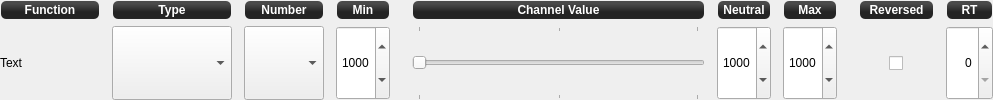
<?xml version="1.0" encoding="UTF-8"?>
<ui version="4.0">
 <class>InputChannelForm</class>
 <widget class="QWidget" name="InputChannelForm">
  <property name="geometry">
   <rect>
    <x>0</x>
    <y>0</y>
    <width>993</width>
    <height>100</height>
   </rect>
  </property>
  <property name="windowTitle">
   <string>Form</string>
  </property>
  <layout class="QGridLayout" name="gridLayout">
   <property name="leftMargin">
    <number>0</number>
   </property>
   <property name="topMargin">
    <number>0</number>
   </property>
   <property name="rightMargin">
    <number>0</number>
   </property>
   <property name="bottomMargin">
    <number>0</number>
   </property>
   <property name="horizontalSpacing">
    <number>12</number>
   </property>
   <item row="0" column="2">
    <widget class="QLabel" name="legend2">
     <property name="enabled">
      <bool>true</bool>
     </property>
     <property name="sizePolicy">
      <sizepolicy hsizetype="Preferred" vsizetype="Fixed">
       <horstretch>0</horstretch>
       <verstretch>0</verstretch>
      </sizepolicy>
     </property>
     <property name="minimumSize">
      <size>
       <width>0</width>
       <height>20</height>
      </size>
     </property>
     <property name="font">
      <font>
       <pointsize>-1</pointsize>
       <weight>75</weight>
       <italic>false</italic>
       <bold>true</bold>
      </font>
     </property>
     <property name="toolTip">
      <string>Channel number</string>
     </property>
     <property name="styleSheet">
      <string notr="true">background-color: qlineargradient(spread:reflect, x1:0.507, y1:0, x2:0.507, y2:0.772, stop:0.208955 rgba(74, 74, 74, 255), stop:0.78607 rgba(36, 36, 36, 255));
color: rgb(255, 255, 255);
border-radius: 5;
font: bold 12px;
margin:1px;</string>
     </property>
     <property name="frameShape">
      <enum>QFrame::StyledPanel</enum>
     </property>
     <property name="text">
      <string>Number</string>
     </property>
     <property name="alignment">
      <set>Qt::AlignCenter</set>
     </property>
    </widget>
   </item>
   <item row="0" column="4">
    <spacer name="horizontalSpacer_3">
     <property name="orientation">
      <enum>Qt::Horizontal</enum>
     </property>
     <property name="sizeType">
      <enum>QSizePolicy::Fixed</enum>
     </property>
     <property name="sizeHint" stdset="0">
      <size>
       <width>10</width>
       <height>20</height>
      </size>
     </property>
    </spacer>
   </item>
   <item row="1" column="3">
    <widget class="QSpinBox" name="channelMin">
     <property name="sizePolicy">
      <sizepolicy hsizetype="Preferred" vsizetype="Preferred">
       <horstretch>0</horstretch>
       <verstretch>0</verstretch>
      </sizepolicy>
     </property>
     <property name="minimumSize">
      <size>
       <width>0</width>
       <height>0</height>
      </size>
     </property>
     <property name="maximumSize">
      <size>
       <width>16777215</width>
       <height>16777215</height>
      </size>
     </property>
     <property name="focusPolicy">
      <enum>Qt::StrongFocus</enum>
     </property>
     <property name="alignment">
      <set>Qt::AlignRight|Qt::AlignTrailing|Qt::AlignVCenter</set>
     </property>
     <property name="buttonSymbols">
      <enum>QAbstractSpinBox::UpDownArrows</enum>
     </property>
     <property name="keyboardTracking">
      <bool>false</bool>
     </property>
     <property name="maximum">
      <number>9999</number>
     </property>
     <property name="value">
      <number>1000</number>
     </property>
    </widget>
   </item>
   <item row="1" column="1">
    <widget class="QComboBox" name="channelGroup">
     <property name="sizePolicy">
      <sizepolicy hsizetype="Preferred" vsizetype="Preferred">
       <horstretch>0</horstretch>
       <verstretch>0</verstretch>
      </sizepolicy>
     </property>
     <property name="minimumSize">
      <size>
       <width>120</width>
       <height>0</height>
      </size>
     </property>
     <property name="maximumSize">
      <size>
       <width>16777215</width>
       <height>16777215</height>
      </size>
     </property>
     <property name="focusPolicy">
      <enum>Qt::StrongFocus</enum>
     </property>
     <property name="sizeAdjustPolicy">
      <enum>QComboBox::AdjustToContents</enum>
     </property>
    </widget>
   </item>
   <item row="1" column="2">
    <widget class="QComboBox" name="channelNumber">
     <property name="sizePolicy">
      <sizepolicy hsizetype="Preferred" vsizetype="Preferred">
       <horstretch>0</horstretch>
       <verstretch>0</verstretch>
      </sizepolicy>
     </property>
     <property name="minimumSize">
      <size>
       <width>80</width>
       <height>0</height>
      </size>
     </property>
     <property name="maximumSize">
      <size>
       <width>16777215</width>
       <height>16777215</height>
      </size>
     </property>
     <property name="focusPolicy">
      <enum>Qt::StrongFocus</enum>
     </property>
     <property name="maxVisibleItems">
      <number>7</number>
     </property>
     <property name="sizeAdjustPolicy">
      <enum>QComboBox::AdjustToContents</enum>
     </property>
    </widget>
   </item>
   <item row="1" column="0">
    <widget class="QLabel" name="channelName">
     <property name="sizePolicy">
      <sizepolicy hsizetype="Preferred" vsizetype="Preferred">
       <horstretch>0</horstretch>
       <verstretch>0</verstretch>
      </sizepolicy>
     </property>
     <property name="minimumSize">
      <size>
       <width>100</width>
       <height>0</height>
      </size>
     </property>
     <property name="maximumSize">
      <size>
       <width>16777215</width>
       <height>16777215</height>
      </size>
     </property>
     <property name="text">
      <string>Text</string>
     </property>
    </widget>
   </item>
   <item row="1" column="11">
    <widget class="QSpinBox" name="channelResponseTime">
     <property name="enabled">
      <bool>true</bool>
     </property>
     <property name="sizePolicy">
      <sizepolicy hsizetype="Preferred" vsizetype="Preferred">
       <horstretch>0</horstretch>
       <verstretch>0</verstretch>
      </sizepolicy>
     </property>
     <property name="minimumSize">
      <size>
       <width>0</width>
       <height>0</height>
      </size>
     </property>
     <property name="maximumSize">
      <size>
       <width>16777215</width>
       <height>16777215</height>
      </size>
     </property>
     <property name="toolTip">
      <string>Optional input filter response time.

Range: 0-999ms, 0 disables filter (default).

Warning: this is an expert mode feature, mostly used for aerial video
camera control (airframe yaw and camera gimbal accessory channels).
Too high values for main controls can cause undesirable effects and
even lead to crash. Use with caution.</string>
     </property>
     <property name="wrapping">
      <bool>false</bool>
     </property>
     <property name="frame">
      <bool>true</bool>
     </property>
     <property name="alignment">
      <set>Qt::AlignRight|Qt::AlignTrailing|Qt::AlignVCenter</set>
     </property>
     <property name="buttonSymbols">
      <enum>QAbstractSpinBox::UpDownArrows</enum>
     </property>
     <property name="maximum">
      <number>999</number>
     </property>
    </widget>
   </item>
   <item row="0" column="0">
    <widget class="QLabel" name="legend0">
     <property name="enabled">
      <bool>true</bool>
     </property>
     <property name="sizePolicy">
      <sizepolicy hsizetype="Preferred" vsizetype="Fixed">
       <horstretch>0</horstretch>
       <verstretch>0</verstretch>
      </sizepolicy>
     </property>
     <property name="minimumSize">
      <size>
       <width>0</width>
       <height>20</height>
      </size>
     </property>
     <property name="font">
      <font>
       <pointsize>-1</pointsize>
       <weight>75</weight>
       <italic>false</italic>
       <bold>true</bold>
      </font>
     </property>
     <property name="toolTip">
      <string>Channel function</string>
     </property>
     <property name="styleSheet">
      <string notr="true">background-color: qlineargradient(spread:reflect, x1:0.507, y1:0, x2:0.507, y2:0.772, stop:0.208955 rgba(74, 74, 74, 255), stop:0.78607 rgba(36, 36, 36, 255));
color: rgb(255, 255, 255);
border-radius: 5;
font: bold 12px;
margin:1px;</string>
     </property>
     <property name="frameShape">
      <enum>QFrame::StyledPanel</enum>
     </property>
     <property name="text">
      <string>Function</string>
     </property>
     <property name="alignment">
      <set>Qt::AlignCenter</set>
     </property>
    </widget>
   </item>
   <item row="0" column="9">
    <spacer name="horizontalSpacer_4">
     <property name="orientation">
      <enum>Qt::Horizontal</enum>
     </property>
     <property name="sizeType">
      <enum>QSizePolicy::Fixed</enum>
     </property>
     <property name="sizeHint" stdset="0">
      <size>
       <width>10</width>
       <height>20</height>
      </size>
     </property>
    </spacer>
   </item>
   <item row="1" column="4">
    <spacer name="horizontalSpacer">
     <property name="orientation">
      <enum>Qt::Horizontal</enum>
     </property>
     <property name="sizeType">
      <enum>QSizePolicy::Fixed</enum>
     </property>
     <property name="sizeHint" stdset="0">
      <size>
       <width>10</width>
       <height>20</height>
      </size>
     </property>
    </spacer>
   </item>
   <item row="1" column="9">
    <spacer name="horizontalSpacer_2">
     <property name="orientation">
      <enum>Qt::Horizontal</enum>
     </property>
     <property name="sizeType">
      <enum>QSizePolicy::Fixed</enum>
     </property>
     <property name="sizeHint" stdset="0">
      <size>
       <width>10</width>
       <height>20</height>
      </size>
     </property>
    </spacer>
   </item>
   <item row="0" column="10">
    <widget class="QLabel" name="legend7">
     <property name="enabled">
      <bool>true</bool>
     </property>
     <property name="sizePolicy">
      <sizepolicy hsizetype="Preferred" vsizetype="Fixed">
       <horstretch>0</horstretch>
       <verstretch>0</verstretch>
      </sizepolicy>
     </property>
     <property name="minimumSize">
      <size>
       <width>0</width>
       <height>20</height>
      </size>
     </property>
     <property name="font">
      <font>
       <pointsize>-1</pointsize>
       <weight>75</weight>
       <italic>false</italic>
       <bold>true</bold>
      </font>
     </property>
     <property name="toolTip">
      <string>Channel values are inverted</string>
     </property>
     <property name="styleSheet">
      <string notr="true">background-color: qlineargradient(spread:reflect, x1:0.507, y1:0, x2:0.507, y2:0.772, stop:0.208955 rgba(74, 74, 74, 255), stop:0.78607 rgba(36, 36, 36, 255));
color: rgb(255, 255, 255);
border-radius: 5;
font: bold 12px;
margin:1px;</string>
     </property>
     <property name="frameShape">
      <enum>QFrame::StyledPanel</enum>
     </property>
     <property name="lineWidth">
      <number>1</number>
     </property>
     <property name="text">
      <string>Reversed</string>
     </property>
     <property name="alignment">
      <set>Qt::AlignCenter</set>
     </property>
    </widget>
   </item>
   <item row="0" column="11">
    <widget class="QLabel" name="legend8">
     <property name="enabled">
      <bool>true</bool>
     </property>
     <property name="sizePolicy">
      <sizepolicy hsizetype="Preferred" vsizetype="Fixed">
       <horstretch>0</horstretch>
       <verstretch>0</verstretch>
      </sizepolicy>
     </property>
     <property name="minimumSize">
      <size>
       <width>0</width>
       <height>20</height>
      </size>
     </property>
     <property name="font">
      <font>
       <pointsize>-1</pointsize>
       <weight>75</weight>
       <italic>false</italic>
       <bold>true</bold>
      </font>
     </property>
     <property name="toolTip">
      <string>Response time</string>
     </property>
     <property name="styleSheet">
      <string notr="true">background-color: qlineargradient(spread:reflect, x1:0.507, y1:0, x2:0.507, y2:0.772, stop:0.208955 rgba(74, 74, 74, 255), stop:0.78607 rgba(36, 36, 36, 255));
color: rgb(255, 255, 255);
border-radius: 5;
font: bold 12px;
margin:1px;</string>
     </property>
     <property name="frameShape">
      <enum>QFrame::StyledPanel</enum>
     </property>
     <property name="lineWidth">
      <number>1</number>
     </property>
     <property name="text">
      <string>RT</string>
     </property>
     <property name="alignment">
      <set>Qt::AlignCenter</set>
     </property>
    </widget>
   </item>
   <item row="0" column="8">
    <widget class="QLabel" name="legend6">
     <property name="enabled">
      <bool>true</bool>
     </property>
     <property name="sizePolicy">
      <sizepolicy hsizetype="Preferred" vsizetype="Fixed">
       <horstretch>0</horstretch>
       <verstretch>0</verstretch>
      </sizepolicy>
     </property>
     <property name="minimumSize">
      <size>
       <width>0</width>
       <height>20</height>
      </size>
     </property>
     <property name="font">
      <font>
       <pointsize>-1</pointsize>
       <weight>75</weight>
       <italic>false</italic>
       <bold>true</bold>
      </font>
     </property>
     <property name="toolTip">
      <string>Channel max</string>
     </property>
     <property name="styleSheet">
      <string notr="true">background-color: qlineargradient(spread:reflect, x1:0.507, y1:0, x2:0.507, y2:0.772, stop:0.208955 rgba(74, 74, 74, 255), stop:0.78607 rgba(36, 36, 36, 255));
color: rgb(255, 255, 255);
border-radius: 5;
font: bold 12px;
margin:1px;</string>
     </property>
     <property name="frameShape">
      <enum>QFrame::StyledPanel</enum>
     </property>
     <property name="lineWidth">
      <number>1</number>
     </property>
     <property name="text">
      <string>Max</string>
     </property>
     <property name="alignment">
      <set>Qt::AlignCenter</set>
     </property>
    </widget>
   </item>
   <item row="0" column="3">
    <widget class="QLabel" name="legend3">
     <property name="enabled">
      <bool>true</bool>
     </property>
     <property name="sizePolicy">
      <sizepolicy hsizetype="Preferred" vsizetype="Fixed">
       <horstretch>0</horstretch>
       <verstretch>0</verstretch>
      </sizepolicy>
     </property>
     <property name="minimumSize">
      <size>
       <width>0</width>
       <height>20</height>
      </size>
     </property>
     <property name="font">
      <font>
       <pointsize>-1</pointsize>
       <weight>75</weight>
       <italic>false</italic>
       <bold>true</bold>
      </font>
     </property>
     <property name="toolTip">
      <string>Channel min</string>
     </property>
     <property name="styleSheet">
      <string notr="true">background-color: qlineargradient(spread:reflect, x1:0.507, y1:0, x2:0.507, y2:0.772, stop:0.208955 rgba(74, 74, 74, 255), stop:0.78607 rgba(36, 36, 36, 255));
color: rgb(255, 255, 255);
border-radius: 5;
font: bold 12px;
margin:1px;</string>
     </property>
     <property name="frameShape">
      <enum>QFrame::StyledPanel</enum>
     </property>
     <property name="text">
      <string>Min</string>
     </property>
     <property name="alignment">
      <set>Qt::AlignCenter</set>
     </property>
    </widget>
   </item>
   <item row="0" column="1">
    <widget class="QLabel" name="legend1">
     <property name="enabled">
      <bool>true</bool>
     </property>
     <property name="sizePolicy">
      <sizepolicy hsizetype="Preferred" vsizetype="Fixed">
       <horstretch>0</horstretch>
       <verstretch>0</verstretch>
      </sizepolicy>
     </property>
     <property name="minimumSize">
      <size>
       <width>0</width>
       <height>20</height>
      </size>
     </property>
     <property name="font">
      <font>
       <pointsize>-1</pointsize>
       <weight>75</weight>
       <italic>false</italic>
       <bold>true</bold>
      </font>
     </property>
     <property name="toolTip">
      <string>Channel type</string>
     </property>
     <property name="styleSheet">
      <string notr="true">background-color: qlineargradient(spread:reflect, x1:0.507, y1:0, x2:0.507, y2:0.772, stop:0.208955 rgba(74, 74, 74, 255), stop:0.78607 rgba(36, 36, 36, 255));
color: rgb(255, 255, 255);
border-radius: 5;
font: bold 12px;
margin:1px;</string>
     </property>
     <property name="frameShape">
      <enum>QFrame::StyledPanel</enum>
     </property>
     <property name="text">
      <string>Type</string>
     </property>
     <property name="alignment">
      <set>Qt::AlignCenter</set>
     </property>
    </widget>
   </item>
   <item row="1" column="8">
    <widget class="QSpinBox" name="channelMax">
     <property name="sizePolicy">
      <sizepolicy hsizetype="Preferred" vsizetype="Preferred">
       <horstretch>0</horstretch>
       <verstretch>0</verstretch>
      </sizepolicy>
     </property>
     <property name="minimumSize">
      <size>
       <width>0</width>
       <height>0</height>
      </size>
     </property>
     <property name="maximumSize">
      <size>
       <width>16777215</width>
       <height>16777215</height>
      </size>
     </property>
     <property name="focusPolicy">
      <enum>Qt::StrongFocus</enum>
     </property>
     <property name="alignment">
      <set>Qt::AlignRight|Qt::AlignTrailing|Qt::AlignVCenter</set>
     </property>
     <property name="buttonSymbols">
      <enum>QAbstractSpinBox::UpDownArrows</enum>
     </property>
     <property name="keyboardTracking">
      <bool>false</bool>
     </property>
     <property name="maximum">
      <number>9999</number>
     </property>
     <property name="value">
      <number>1000</number>
     </property>
    </widget>
   </item>
   <item row="1" column="10">
    <widget class="QFrame" name="frame_1">
     <property name="sizePolicy">
      <sizepolicy hsizetype="Minimum" vsizetype="Preferred">
       <horstretch>0</horstretch>
       <verstretch>0</verstretch>
      </sizepolicy>
     </property>
     <property name="minimumSize">
      <size>
       <width>75</width>
       <height>0</height>
      </size>
     </property>
     <property name="maximumSize">
      <size>
       <width>16777215</width>
       <height>16777215</height>
      </size>
     </property>
     <property name="frameShape">
      <enum>QFrame::NoFrame</enum>
     </property>
     <property name="frameShadow">
      <enum>QFrame::Raised</enum>
     </property>
     <layout class="QHBoxLayout" name="horizontalLayout_2">
      <property name="leftMargin">
       <number>0</number>
      </property>
      <property name="topMargin">
       <number>0</number>
      </property>
      <property name="rightMargin">
       <number>0</number>
      </property>
      <property name="bottomMargin">
       <number>0</number>
      </property>
      <item alignment="Qt::AlignHCenter">
       <widget class="QCheckBox" name="channelRev">
        <property name="enabled">
         <bool>true</bool>
        </property>
        <property name="sizePolicy">
         <sizepolicy hsizetype="Preferred" vsizetype="Preferred">
          <horstretch>0</horstretch>
          <verstretch>0</verstretch>
         </sizepolicy>
        </property>
        <property name="minimumSize">
         <size>
          <width>0</width>
          <height>0</height>
         </size>
        </property>
        <property name="text">
         <string/>
        </property>
       </widget>
      </item>
     </layout>
    </widget>
   </item>
   <item row="1" column="7">
    <widget class="QSpinBox" name="neutralValue">
     <property name="sizePolicy">
      <sizepolicy hsizetype="Preferred" vsizetype="Preferred">
       <horstretch>0</horstretch>
       <verstretch>0</verstretch>
      </sizepolicy>
     </property>
     <property name="minimumSize">
      <size>
       <width>0</width>
       <height>0</height>
      </size>
     </property>
     <property name="maximumSize">
      <size>
       <width>16777215</width>
       <height>16777215</height>
      </size>
     </property>
     <property name="alignment">
      <set>Qt::AlignRight|Qt::AlignTrailing|Qt::AlignVCenter</set>
     </property>
     <property name="keyboardTracking">
      <bool>false</bool>
     </property>
     <property name="maximum">
      <number>9999</number>
     </property>
     <property name="value">
      <number>1000</number>
     </property>
    </widget>
   </item>
   <item row="1" column="5">
    <widget class="TextBubbleSlider" name="channelNeutral">
     <property name="sizePolicy">
      <sizepolicy hsizetype="Expanding" vsizetype="Preferred">
       <horstretch>0</horstretch>
       <verstretch>0</verstretch>
      </sizepolicy>
     </property>
     <property name="minimumSize">
      <size>
       <width>200</width>
       <height>0</height>
      </size>
     </property>
     <property name="focusPolicy">
      <enum>Qt::StrongFocus</enum>
     </property>
     <property name="toolTip">
      <string>Channel input value (µs)</string>
     </property>
     <property name="accessibleName">
      <string/>
     </property>
     <property name="accessibleDescription">
      <string/>
     </property>
     <property name="inputMethodHints">
      <set>Qt::ImhNone</set>
     </property>
     <property name="orientation">
      <enum>Qt::Horizontal</enum>
     </property>
     <property name="tickPosition">
      <enum>QSlider::TicksBothSides</enum>
     </property>
     <property name="tickInterval">
      <number>50</number>
     </property>
    </widget>
   </item>
   <item row="0" column="5">
    <widget class="QLabel" name="legend4">
     <property name="enabled">
      <bool>true</bool>
     </property>
     <property name="sizePolicy">
      <sizepolicy hsizetype="Expanding" vsizetype="Fixed">
       <horstretch>0</horstretch>
       <verstretch>0</verstretch>
      </sizepolicy>
     </property>
     <property name="minimumSize">
      <size>
       <width>0</width>
       <height>20</height>
      </size>
     </property>
     <property name="font">
      <font>
       <pointsize>-1</pointsize>
       <weight>75</weight>
       <italic>false</italic>
       <bold>true</bold>
      </font>
     </property>
     <property name="toolTip">
      <string>Channel value</string>
     </property>
     <property name="styleSheet">
      <string notr="true">background-color: qlineargradient(spread:reflect, x1:0.507, y1:0, x2:0.507, y2:0.772, stop:0.208955 rgba(74, 74, 74, 255), stop:0.78607 rgba(36, 36, 36, 255));
color: rgb(255, 255, 255);
border-radius: 5;
font: bold 12px;
margin:1px;</string>
     </property>
     <property name="frameShape">
      <enum>QFrame::StyledPanel</enum>
     </property>
     <property name="text">
      <string>Channel Value</string>
     </property>
     <property name="alignment">
      <set>Qt::AlignCenter</set>
     </property>
    </widget>
   </item>
   <item row="0" column="7">
    <widget class="QLabel" name="legend5">
     <property name="toolTip">
      <string>Channel neutral</string>
     </property>
     <property name="styleSheet">
      <string notr="true">background-color: qlineargradient(spread:reflect, x1:0.507, y1:0, x2:0.507, y2:0.772, stop:0.208955 rgba(74, 74, 74, 255), stop:0.78607 rgba(36, 36, 36, 255));
color: rgb(255, 255, 255);
border-radius: 5;
font: bold 12px;
margin:1px;</string>
     </property>
     <property name="text">
      <string>Neutral</string>
     </property>
     <property name="alignment">
      <set>Qt::AlignCenter</set>
     </property>
    </widget>
   </item>
  </layout>
 </widget>
 <customwidgets>
  <customwidget>
   <class>TextBubbleSlider</class>
   <extends>QSlider</extends>
   <header>textbubbleslider.h</header>
  </customwidget>
 </customwidgets>
 <tabstops>
  <tabstop>channelGroup</tabstop>
  <tabstop>channelNumber</tabstop>
  <tabstop>channelMin</tabstop>
  <tabstop>channelNeutral</tabstop>
  <tabstop>channelMax</tabstop>
 </tabstops>
 <resources/>
 <connections/>
</ui>
